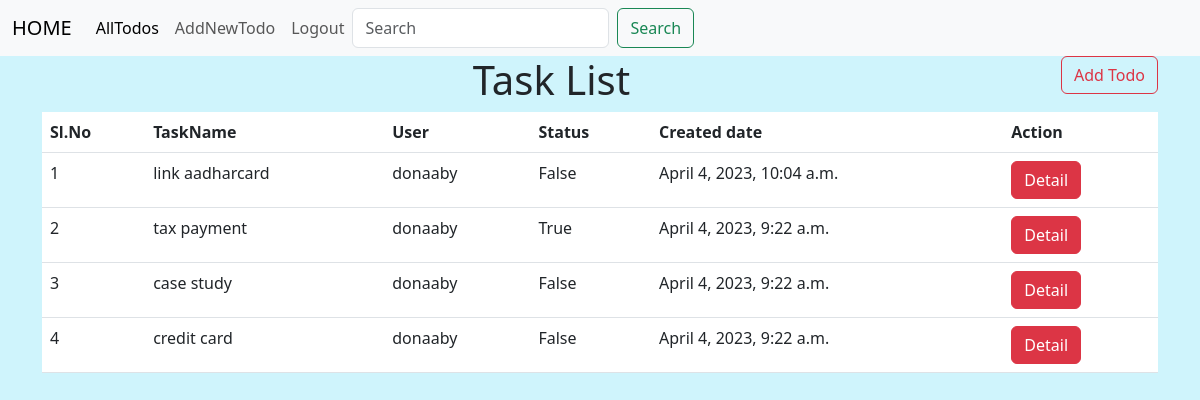
Screenshot of /todos/all/ (signed in) with the database file from the repository.
### todo/models.py (models this page shows, shortened)
class Task(models.Model):
    task_name=models.CharField(max_length=200)
    user=models.ForeignKey(User,on_delete=models.CASCADE)
    status=models.BooleanField(default=False)
    created_date=models.DateTimeField(auto_now_add=True)

### todo/views.py (the view)
# urls.py: path('todos/all/',views.TaskListView.as_view(),name="task-list"),
@method_decorator(signin_required,name="dispatch")
class TaskListView(ListView):
    model=Task
    template_name="task-list.html"
    context_object_name="tasks"
    def get_queryset(self):
        return Task.objects.filter(user=self.request.user).order_by("-created_date")

### todo/views.py (called while the page is built)
def signin_required(fn):
    def wrapper(request,*args,**kwargs):
        if not request.user.is_authenticated:
            messages.error(request,"login required")
            return redirect("signin")
        return fn(request,*args,**kwargs)
    return wrapper

### todo/templates/task-list.html (shortened to what this page needs)
{%extends 'base.html'%}
{%block bodyblock%}
<a href="{%url 'task-add'%}" class="btn btn-outline-danger at-4" style="float:right;">Add Todo</a>
<h1 class="text-center">Task List</h1>
<table class="table table-stripped">
    <tr>
        <th>Sl.No</th>
        <th>TaskName</th>
        <th>User</th>
        <th>Status</th>
        <th>Created date</th>
        <th>Action</th>
    </tr>
    {%for t in tasks%}
    <tr>
        <td>{{forloop.counter}}</td>
        <td>{{t.task_name}}</td>
        <td>{{t.user}}</td>
        <td>{{t.status}}</td>
        <td>{{t.created_date}}</td>
        <td>
            <a href="{%url 'task-detail' t.id%}" class="btn btn-danger text-white">Detail</a>
        </td>
    </tr>
    {%endfor%}
    {%endblock%}

### rows the page displays
Task: task_name "link aadharcard", user "donaaby", status "False", created_date "April 4, 2023, 10:04 a.m."
Task: task_name "tax payment", user "donaaby", status "True", created_date "April 4, 2023, 9:22 a.m."
Task: task_name "case study", user "donaaby", status "False", created_date "April 4, 2023, 9:22 a.m."
Task: task_name "credit card", user "donaaby", status "False", created_date "April 4, 2023, 9:22 a.m."
